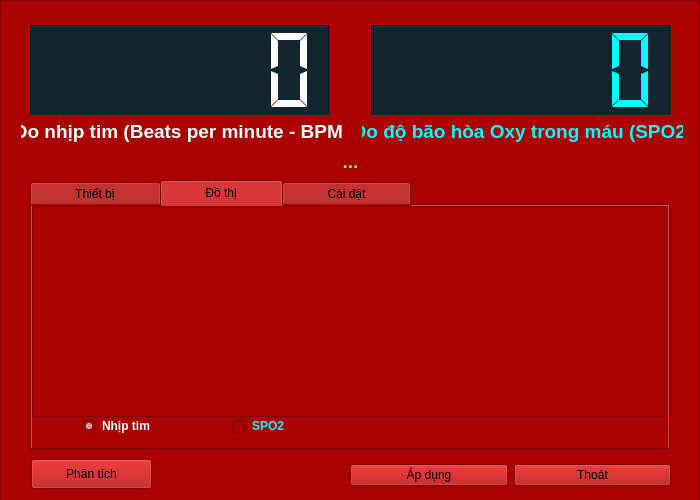
<?xml version="1.0" encoding="UTF-8"?>
<ui version="4.0">
 <class>Sensor_SEN0120</class>
 <widget class="QWidget" name="Sensor_SEN0120">
  <property name="geometry">
   <rect>
    <x>0</x>
    <y>0</y>
    <width>700</width>
    <height>500</height>
   </rect>
  </property>
  <property name="windowTitle">
   <string>Form</string>
  </property>
  <property name="windowIcon">
   <iconset resource="../image.qrc">
    <normaloff>:/image/HRS0120_Icon.jpg</normaloff>:/image/HRS0120_Icon.jpg</iconset>
  </property>
  <widget class="QFrame" name="frame">
   <property name="geometry">
    <rect>
     <x>0</x>
     <y>0</y>
     <width>700</width>
     <height>511</height>
    </rect>
   </property>
   <property name="styleSheet">
    <string notr="true">background-color: rgb(216, 35, 13);
background-color: rgb(170, 0, 0);</string>
   </property>
   <property name="frameShape">
    <enum>QFrame::StyledPanel</enum>
   </property>
   <property name="frameShadow">
    <enum>QFrame::Raised</enum>
   </property>
   <widget class="QTabWidget" name="tabWidget">
    <property name="geometry">
     <rect>
      <x>30</x>
      <y>180</y>
      <width>640</width>
      <height>270</height>
     </rect>
    </property>
    <property name="font">
     <font>
      <weight>50</weight>
      <bold>false</bold>
     </font>
    </property>
    <property name="autoFillBackground">
     <bool>false</bool>
    </property>
    <property name="styleSheet">
     <string notr="true">background-color: rgb(170, 0, 0);</string>
    </property>
    <property name="currentIndex">
     <number>1</number>
    </property>
    <widget class="QWidget" name="tab_1">
     <attribute name="title">
      <string>          Thiết bị          </string>
     </attribute>
     <widget class="QWidget" name="verticalLayoutWidget">
      <property name="geometry">
       <rect>
        <x>20</x>
        <y>10</y>
        <width>111</width>
        <height>131</height>
       </rect>
      </property>
      <layout class="QVBoxLayout" name="verticalLayout_2">
       <item>
        <widget class="QLabel" name="label_4">
         <property name="styleSheet">
          <string notr="true">color: rgb(255, 255, 255);</string>
         </property>
         <property name="text">
          <string>Tên thiết bị:</string>
         </property>
        </widget>
       </item>
       <item>
        <widget class="QLabel" name="label_6">
         <property name="styleSheet">
          <string notr="true">color: rgb(255, 255, 255);</string>
         </property>
         <property name="text">
          <string>Địa chỉ:</string>
         </property>
        </widget>
       </item>
       <item>
        <widget class="QLabel" name="label_7">
         <property name="styleSheet">
          <string notr="true">color: rgb(255, 255, 255);</string>
         </property>
         <property name="text">
          <string>Mã sê-ri:</string>
         </property>
        </widget>
       </item>
       <item>
        <widget class="QLabel" name="label_5">
         <property name="styleSheet">
          <string notr="true">color: rgb(255, 255, 255);</string>
         </property>
         <property name="text">
          <string>Mô tả:</string>
         </property>
        </widget>
       </item>
      </layout>
     </widget>
     <widget class="QWidget" name="verticalLayoutWidget_2">
      <property name="geometry">
       <rect>
        <x>160</x>
        <y>10</y>
        <width>451</width>
        <height>101</height>
       </rect>
      </property>
      <layout class="QVBoxLayout" name="verticalLayout_3">
       <item>
        <widget class="QLabel" name="label_Name">
         <property name="styleSheet">
          <string notr="true">color: rgb(255, 255, 255);</string>
         </property>
         <property name="text">
          <string/>
         </property>
        </widget>
       </item>
       <item>
        <widget class="QLabel" name="label_Address">
         <property name="styleSheet">
          <string notr="true">color: rgb(255, 255, 255);</string>
         </property>
         <property name="text">
          <string/>
         </property>
        </widget>
       </item>
       <item>
        <widget class="QLabel" name="label_SerialNumber">
         <property name="styleSheet">
          <string notr="true">color: rgb(255, 255, 255);</string>
         </property>
         <property name="text">
          <string/>
         </property>
        </widget>
       </item>
      </layout>
     </widget>
     <widget class="QWidget" name="verticalLayoutWidget_3">
      <property name="geometry">
       <rect>
        <x>160</x>
        <y>110</y>
        <width>451</width>
        <height>151</height>
       </rect>
      </property>
      <layout class="QVBoxLayout" name="verticalLayout_4">
       <item>
        <widget class="QLabel" name="label_Description">
         <property name="styleSheet">
          <string notr="true">color: rgb(255, 255, 255);</string>
         </property>
         <property name="text">
          <string/>
         </property>
         <property name="alignment">
          <set>Qt::AlignLeading|Qt::AlignLeft|Qt::AlignTop</set>
         </property>
        </widget>
       </item>
      </layout>
     </widget>
    </widget>
    <widget class="QWidget" name="tab_2">
     <attribute name="title">
      <string>          Đồ thị          </string>
     </attribute>
     <widget class="QRadioButton" name="radioButton_Temperature">
      <property name="geometry">
       <rect>
        <x>50</x>
        <y>211</y>
        <width>92</width>
        <height>18</height>
       </rect>
      </property>
      <property name="font">
       <font>
        <weight>75</weight>
        <bold>true</bold>
       </font>
      </property>
      <property name="styleSheet">
       <string notr="true">color: rgb(255,255, 255);</string>
      </property>
      <property name="text">
       <string>Nhịp tim</string>
      </property>
      <property name="checked">
       <bool>true</bool>
      </property>
     </widget>
     <widget class="QRadioButton" name="radioButton_Temperature_2">
      <property name="geometry">
       <rect>
        <x>200</x>
        <y>211</y>
        <width>111</width>
        <height>18</height>
       </rect>
      </property>
      <property name="font">
       <font>
        <weight>75</weight>
        <bold>true</bold>
       </font>
      </property>
      <property name="styleSheet">
       <string notr="true">color: rgb(0, 255, 255);</string>
      </property>
      <property name="text">
       <string>SPO2</string>
      </property>
     </widget>
     <widget class="QFrame" name="frame_Chart">
      <property name="geometry">
       <rect>
        <x>0</x>
        <y>0</y>
        <width>633</width>
        <height>211</height>
       </rect>
      </property>
      <property name="frameShape">
       <enum>QFrame::StyledPanel</enum>
      </property>
      <property name="frameShadow">
       <enum>QFrame::Raised</enum>
      </property>
     </widget>
    </widget>
    <widget class="QWidget" name="tab_3">
     <attribute name="title">
      <string>          Cài đặt          </string>
     </attribute>
     <widget class="QLineEdit" name="lineEdit_Calib1">
      <property name="geometry">
       <rect>
        <x>200</x>
        <y>46</y>
        <width>161</width>
        <height>30</height>
       </rect>
      </property>
      <property name="styleSheet">
       <string notr="true">background-color: rgb(255, 255, 255);</string>
      </property>
     </widget>
     <widget class="QLabel" name="label_3">
      <property name="geometry">
       <rect>
        <x>20</x>
        <y>16</y>
        <width>251</width>
        <height>22</height>
       </rect>
      </property>
      <property name="styleSheet">
       <string notr="true">color: rgb(255, 255, 255);</string>
      </property>
      <property name="text">
       <string>Hiệu chuẩn thiết bị.</string>
      </property>
     </widget>
     <widget class="QPushButton" name="pushButton_Calib_Temp">
      <property name="geometry">
       <rect>
        <x>431</x>
        <y>46</y>
        <width>181</width>
        <height>30</height>
       </rect>
      </property>
      <property name="text">
       <string>Hiệu chuẩn</string>
      </property>
     </widget>
     <widget class="QLabel" name="label_8">
      <property name="geometry">
       <rect>
        <x>30</x>
        <y>50</y>
        <width>161</width>
        <height>22</height>
       </rect>
      </property>
      <property name="styleSheet">
       <string notr="true">color: rgb(255, 255, 255);</string>
      </property>
      <property name="text">
       <string>Giá trị nhịp tim chuẩn:</string>
      </property>
     </widget>
     <widget class="QLineEdit" name="lineEdit_Calib1_Humi">
      <property name="geometry">
       <rect>
        <x>199</x>
        <y>90</y>
        <width>161</width>
        <height>30</height>
       </rect>
      </property>
      <property name="styleSheet">
       <string notr="true">background-color: rgb(255, 255, 255);</string>
      </property>
     </widget>
     <widget class="QLabel" name="label_9">
      <property name="geometry">
       <rect>
        <x>30</x>
        <y>90</y>
        <width>151</width>
        <height>22</height>
       </rect>
      </property>
      <property name="styleSheet">
       <string notr="true">color: rgb(255, 255, 255);</string>
      </property>
      <property name="text">
       <string>Giá trị SPO2 chuẩn:</string>
      </property>
     </widget>
     <widget class="QPushButton" name="pushButton_Calib_Humi">
      <property name="geometry">
       <rect>
        <x>430</x>
        <y>90</y>
        <width>181</width>
        <height>30</height>
       </rect>
      </property>
      <property name="text">
       <string>Hiệu chuẩn</string>
      </property>
     </widget>
     <widget class="Line" name="line_3">
      <property name="geometry">
       <rect>
        <x>20</x>
        <y>130</y>
        <width>591</width>
        <height>16</height>
       </rect>
      </property>
      <property name="orientation">
       <enum>Qt::Horizontal</enum>
      </property>
     </widget>
     <widget class="QGroupBox" name="groupBox_2">
      <property name="geometry">
       <rect>
        <x>20</x>
        <y>140</y>
        <width>321</width>
        <height>71</height>
       </rect>
      </property>
      <property name="styleSheet">
       <string notr="true">color: rgb(255, 255, 255);</string>
      </property>
      <property name="title">
       <string>Cài đặt chung</string>
      </property>
      <widget class="QLabel" name="label_13">
       <property name="geometry">
        <rect>
         <x>10</x>
         <y>30</y>
         <width>131</width>
         <height>22</height>
        </rect>
       </property>
       <property name="styleSheet">
        <string notr="true">color: rgb(255, 255, 255);</string>
       </property>
       <property name="text">
        <string>Thời gian lấy mẫu :</string>
       </property>
      </widget>
      <widget class="QSpinBox" name="spinBox_SampleTimer">
       <property name="geometry">
        <rect>
         <x>180</x>
         <y>11</y>
         <width>101</width>
         <height>61</height>
        </rect>
       </property>
       <property name="styleSheet">
        <string notr="true">background-color: rgb(255, 255, 255);
color: rgb(0, 0, 0);</string>
       </property>
       <property name="minimum">
        <number>100</number>
       </property>
       <property name="maximum">
        <number>99999</number>
       </property>
      </widget>
      <widget class="QLabel" name="label_14">
       <property name="geometry">
        <rect>
         <x>290</x>
         <y>34</y>
         <width>31</width>
         <height>22</height>
        </rect>
       </property>
       <property name="styleSheet">
        <string notr="true">color: rgb(255, 255, 255);</string>
       </property>
       <property name="text">
        <string>(ms)</string>
       </property>
      </widget>
     </widget>
     <widget class="QLabel" name="label_15">
      <property name="geometry">
       <rect>
        <x>370</x>
        <y>50</y>
        <width>51</width>
        <height>22</height>
       </rect>
      </property>
      <property name="styleSheet">
       <string notr="true">color: rgb(255, 255, 255);</string>
      </property>
      <property name="text">
       <string>( BPM )</string>
      </property>
     </widget>
     <widget class="QLabel" name="label_16">
      <property name="geometry">
       <rect>
        <x>370</x>
        <y>90</y>
        <width>61</width>
        <height>22</height>
       </rect>
      </property>
      <property name="styleSheet">
       <string notr="true">color: rgb(255, 255, 255);</string>
      </property>
      <property name="text">
       <string>( % )</string>
      </property>
     </widget>
    </widget>
   </widget>
   <widget class="QLCDNumber" name="lcdNumber_HEART">
    <property name="geometry">
     <rect>
      <x>30</x>
      <y>25</y>
      <width>300</width>
      <height>90</height>
     </rect>
    </property>
    <property name="styleSheet">
     <string notr="true">background-color: #132630;
color: rgb(255, 255, 255);</string>
    </property>
    <property name="frameShadow">
     <enum>QFrame::Sunken</enum>
    </property>
    <property name="smallDecimalPoint">
     <bool>false</bool>
    </property>
    <property name="digitCount">
     <number>6</number>
    </property>
    <property name="segmentStyle">
     <enum>QLCDNumber::Flat</enum>
    </property>
    <property name="value" stdset="0">
     <double>0.000000000000000</double>
    </property>
    <property name="intValue" stdset="0">
     <number>0</number>
    </property>
   </widget>
   <widget class="QLabel" name="label_Unit_Heart">
    <property name="geometry">
     <rect>
      <x>21</x>
      <y>120</y>
      <width>321</width>
      <height>22</height>
     </rect>
    </property>
    <property name="font">
     <font>
      <pointsize>14</pointsize>
      <weight>75</weight>
      <bold>true</bold>
     </font>
    </property>
    <property name="styleSheet">
     <string notr="true">color: rgb(255, 255, 255);</string>
    </property>
    <property name="text">
     <string>Đo nhịp tim (Beats per minute - BPM)</string>
    </property>
    <property name="alignment">
     <set>Qt::AlignCenter</set>
    </property>
   </widget>
   <widget class="QLCDNumber" name="lcdNumber_SPO2">
    <property name="enabled">
     <bool>true</bool>
    </property>
    <property name="geometry">
     <rect>
      <x>371</x>
      <y>25</y>
      <width>300</width>
      <height>90</height>
     </rect>
    </property>
    <property name="styleSheet">
     <string notr="true">background-color: #132630;
color: rgb(0, 255, 255);</string>
    </property>
    <property name="frameShadow">
     <enum>QFrame::Sunken</enum>
    </property>
    <property name="lineWidth">
     <number>1</number>
    </property>
    <property name="smallDecimalPoint">
     <bool>false</bool>
    </property>
    <property name="digitCount">
     <number>6</number>
    </property>
    <property name="segmentStyle">
     <enum>QLCDNumber::Flat</enum>
    </property>
    <property name="value" stdset="0">
     <double>0.000000000000000</double>
    </property>
    <property name="intValue" stdset="0">
     <number>0</number>
    </property>
   </widget>
   <widget class="QLabel" name="label_2">
    <property name="geometry">
     <rect>
      <x>362</x>
      <y>120</y>
      <width>321</width>
      <height>22</height>
     </rect>
    </property>
    <property name="font">
     <font>
      <pointsize>14</pointsize>
      <weight>75</weight>
      <bold>true</bold>
     </font>
    </property>
    <property name="styleSheet">
     <string notr="true">color: rgb(0, 255, 255);</string>
    </property>
    <property name="text">
     <string>Đo độ bão hòa Oxy trong máu (SPO2)</string>
    </property>
    <property name="alignment">
     <set>Qt::AlignCenter</set>
    </property>
   </widget>
   <widget class="QWidget" name="horizontalLayoutWidget">
    <property name="geometry">
     <rect>
      <x>350</x>
      <y>459</y>
      <width>321</width>
      <height>32</height>
     </rect>
    </property>
    <layout class="QHBoxLayout" name="horizontalLayout">
     <item>
      <widget class="QPushButton" name="pushButton_Apply">
       <property name="text">
        <string>Áp dụng</string>
       </property>
      </widget>
     </item>
     <item>
      <widget class="QPushButton" name="pushButton_Cancel">
       <property name="text">
        <string>Thoát</string>
       </property>
      </widget>
     </item>
    </layout>
   </widget>
   <widget class="QPushButton" name="pushButton_ChartZoom">
    <property name="geometry">
     <rect>
      <x>31</x>
      <y>459</y>
      <width>121</width>
      <height>30</height>
     </rect>
    </property>
    <property name="text">
     <string>Phân tích</string>
    </property>
   </widget>
   <widget class="QLabel" name="label_Finger_Status">
    <property name="geometry">
     <rect>
      <x>30</x>
      <y>150</y>
      <width>641</width>
      <height>22</height>
     </rect>
    </property>
    <property name="font">
     <font>
      <pointsize>14</pointsize>
      <weight>75</weight>
      <bold>true</bold>
     </font>
    </property>
    <property name="styleSheet">
     <string notr="true">color: rgb(85, 255, 127);</string>
    </property>
    <property name="text">
     <string>...</string>
    </property>
    <property name="alignment">
     <set>Qt::AlignCenter</set>
    </property>
   </widget>
  </widget>
 </widget>
 <resources>
  <include location="../image.qrc"/>
 </resources>
 <connections/>
</ui>
